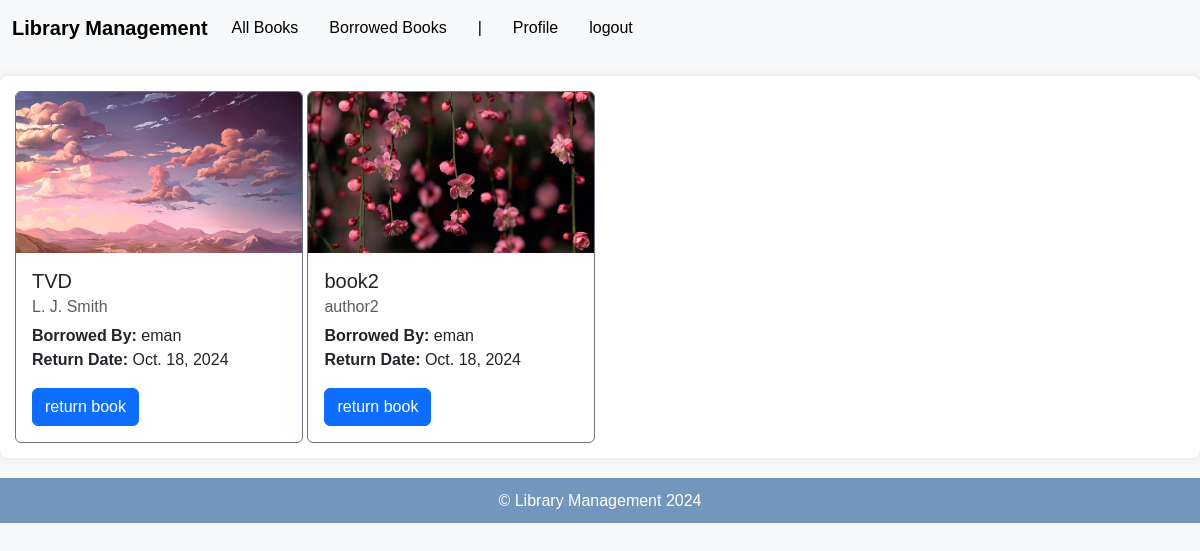
Page /books/borrowed/ (signed in) on the committed database.
### books/models.py (models this page shows, shortened)
class Book(models.Model):
    title = models.CharField(max_length=100)
    author = models.CharField(max_length=100)
    image = models.ImageField(upload_to="books/images", null=True)
    borrower = models.ForeignKey(User, on_delete=models.CASCADE, null=True)
    return_date = models.DateField(null=True)
    @property
    def image_url(self):
        return f"/media/{self.image}"

### books/views.py (the view)
# urls.py: path("borrowed/", borrowed_books, name="book.borrowed"),
@login_required()
def borrowed_books(request):
    if request.user.username == "admin":
        books = Book.objects.filter(borrower__isnull=False)
    else:
        books = Book.objects.filter(borrower=request.user)
    return render(request, "books/borrowed.html", context={"books": books})

### templates/books/borrowed.html (shortened to what this page needs)
{% extends 'layouts/base.html' %}
{% load static  %}
{% block content %}
<div>
    {% for book in books %}
    <div class="card border-secondary" style="width: 18rem; display: inline-block; margin:auto;" >
        <img src="{{ book.image_url }}" class="card-img-top" alt="...">
        <div class="card-body">
            <h5 class="card-title">{{book.title}}</h5>
            <h6 class="card-subtitle mb-2 text-muted">{{book.author}}</h6>
            {% if book.borrower %}
                <p class="card-text">
                    <b>Borrowed By:</b> {{book.borrower.username}}<br>
                    <b>Return Date:</b> {{book.return_date}}<br>
                </p>
            {% endif %}
            {% if book.borrower.username == user.username %}
                <a href="{% url 'book.return' book.id %}" class="btn btn-primary">return book</a>
            {% endif %}
        </div>
    </div>
    {% endfor %}
</div>
{% endblock %}

### books/static/css/style.css (style rules this page uses)
body { font-family: 'Arial', sans-serif; background-color: #f8f9fa; color: #343a40; margin: 0; padding: 0; }

### rows in the picture
Book: image_url (picture), title "TVD", author "L. J. Smith", borrower.username "eman", return_date "Oct. 18, 2024", shows "return book"
Book: image_url (picture), title "book2", author "author2", borrower.username "eman", return_date "Oct. 18, 2024", shows "return book"
